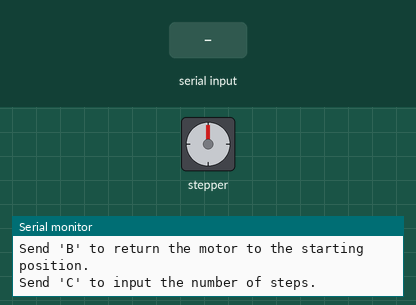
The sketch below on a simulated Arduino Uno, built with avr-gcc and run on an emulated ATmega328P. On the bench: stepper motor, the last lines printed to the serial monitor. The inputs (shaded band) are chosen by the test bench. Stepper angles assume 200 steps per turn.

Above: at 1.2 s.
1.3 s: "A90\n" received over Serial
At 3.7 s:
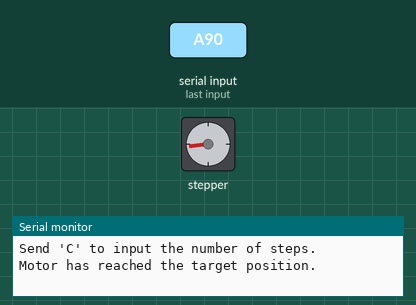
4.3 s: "B90\n" received over Serial
At 4.75 s:
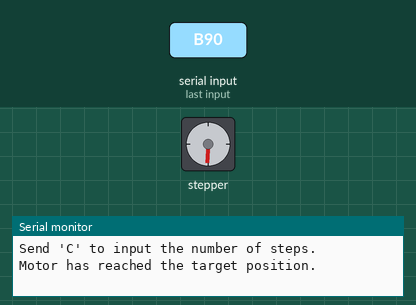
7.3 s: "C90\n" received over Serial
8.8 s: "A,45\n" received over Serial
At 10.6 s:
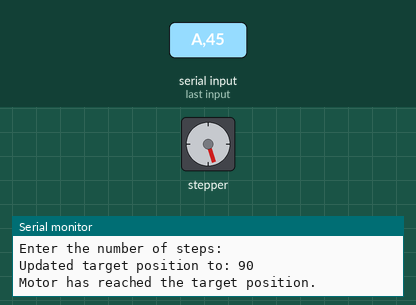
10.9 s: "B,45\n" received over Serial
At 11.36 s:
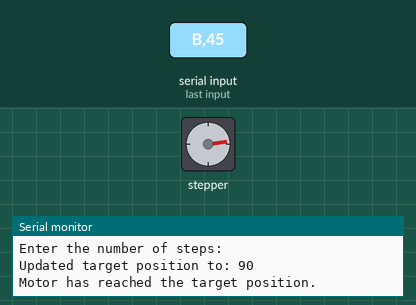
13.0 s: "A" received over Serial
At 13.46 s:
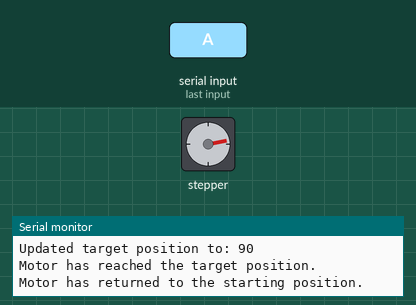
Timing chart, 0 to 16.0 s (numbered marks = the images above; inputs shaded):
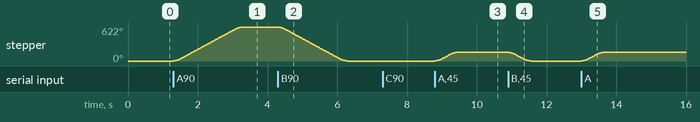

The sketch:

Stepper_angle.ino
```cpp
#include <AccelStepper.h>

// Define stepper motor connections and interface type
#define dirPin1 3
#define stepPin1 2
#define dirPin2 5
#define stepPin2 4

// Create instances of the AccelStepper class
AccelStepper stepper1(1, stepPin1, dirPin1);
AccelStepper stepper2(1, stepPin2, dirPin2);

bool startMoving = false;
bool returnToStart = false;
int targetPosition = 346; // Default target position
bool awaitingStepsInput = false;

void setup() {
  // Set the maximum speed and acceleration
  stepper1.setMaxSpeed(200);
  stepper1.setAcceleration(800);

  stepper2.setMaxSpeed(0);
  stepper2.setAcceleration(0);

  // Initialize serial communication
  Serial.begin(9600);
  Serial.println(" ");
  Serial.println("Send 'A' to start the motor.");
  Serial.println("Send 'B' to return the motor to the starting position.");
  Serial.println("Send 'C' to input the number of steps.");
}

void loop() {
  // Check for serial input
  if (Serial.available() > 0) {
    if (awaitingStepsInput) {
      // If we're awaiting step input, read the steps value
      targetPosition = Serial.parseInt();
      Serial.print("Updated target position to: ");
      Serial.println(targetPosition);
      awaitingStepsInput = false;
    } else {
      // Otherwise, read the command
      char input = Serial.read();
      if (input == 'A') {
        startMoving = true;
        stepper1.moveTo(targetPosition);
      } else if (input == 'B') {
        returnToStart = true;
        stepper1.moveTo(0);
      } else if (input == 'C') {
        Serial.println("Enter the number of steps:");
        awaitingStepsInput = true;
      }
    }
  }

  // Run the motor if the startMoving flag is true
  if (startMoving) {
    if (stepper1.distanceToGo() != 0) {
      stepper1.run();
    } else {
      // Stop the motor once the target position is reached
      startMoving = false;
      Serial.println("Motor has reached the target position.");
    }
  }

  // Run the motor if the returnToStart flag is true
  if (returnToStart) {
    if (stepper1.distanceToGo() != 0) {
      stepper1.run();
    } else {
      // Stop the motor once it returns to the starting position
      returnToStart = false;
      Serial.println("Motor has returned to the starting position.");
    }
  }
}
```

Measured:
- after the input at 1.3 s, stepper: turns 622° clockwise in 2.0 s, starting at once
- after the input at 4.3 s, stepper: turns 622° counter-clockwise in 2.0 s, starting at once
- after the input at 8.8 s, stepper: turns 162° clockwise in 0.65 s, starting at once
- after the input at 10.9 s, stepper: turns 162° counter-clockwise in 0.65 s, starting at once
- after the input at 13.0 s, stepper: turns 162° clockwise in 0.65 s, starting at once
